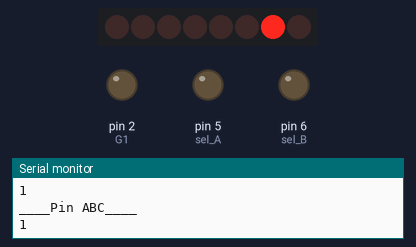
This sketch was run on a simulated Arduino Uno, built with avr-gcc and run on an emulated ATmega328P. Shown: 8 shift-register outputs drawn as a row of LEDs (first output left, lit = HIGH), output pins drawn as LEDs (lit = HIGH), the last lines printed to the serial monitor. Wiring (inferred from the names in the program): line decoder: data pin 3, pin 4, pin 7. Wiring (inferred from the signals the program sends): row of LEDs: on Q0, Q1, Q2, Q3, Q4, Q5, Q6, Q7. Pins used as bus, display or sensor lines are not drawn.

Above: at 1.0 s.
At 3.0 s:
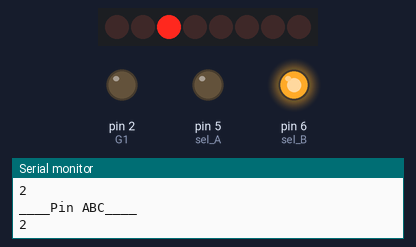
At 5.0 s:
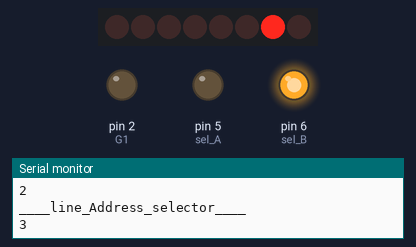
At 9.0 s:
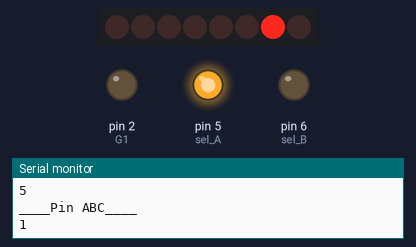
At 13.0 s:
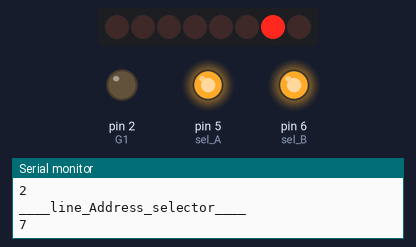
At 17.0 s:
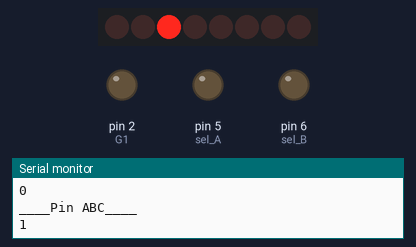
Timing chart, 0 to 20.7 s (numbered marks = the images above):
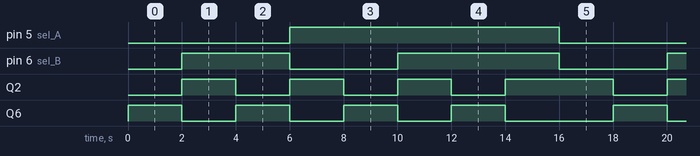

Measured:
- by itself, pin 5 (sel_A): alternates HIGH for 10.0 s and LOW for 8.0 s
- by itself, pin 6 (sel_B): LOW → HIGH at 2.0 s, → LOW 4.0 s later, → HIGH 4.0 s later, → LOW 6.0 s later, … (9 changes in this stretch)
- by itself, Q2: goes 3 × (HIGH 2.0 s, LOW 2.0 s), HIGH 4.0 s, 3 × (LOW 2.0 s, HIGH 2.0 s), LOW 2.0 s, HIGH 4.0 s, LOW 2.0 s, then HIGH
- by itself, Q6: repeats every 18.0 s: 3 × (LOW 2.0 s, HIGH 2.0 s), LOW 4.0 s, HIGH 2.0 s

The sketch:

_74LS138_Line_Driver_Test.ino
```cpp
//**************************************************************//
//  Name    : Line Select Example 1                            //
//  Author  : Pier Shaw                                       //
//  Date    : 1 FEB, 2014                                     //
//  Version : 1.0                                             //
//  Notes   : Code for using a TTL, 74LS138 3 of 8 Decoder/Demultiplexer //
//****************************************************************


//this is good to select a memory andress or something else

int G1 = 2;
int G2A = 3;
int G2B = 4;
int sel_A = 5;
int sel_B = 6;
int sel_C = 7;
int line_Address_selector = 0;
int what_ABC_Pin_Number = 0;
int bitArray[10][3];


void setup() {

   //this works for me
   digitalWrite(G1, LOW);
   digitalWrite(G2A, LOW);
   digitalWrite(G2B, HIGH);


  //define pin modes
  pinMode(G1, OUTPUT);
  pinMode(G2A, OUTPUT);
  pinMode(G2B, OUTPUT);
  pinMode(sel_A, OUTPUT);
  pinMode(sel_B, OUTPUT);
  pinMode(sel_C, OUTPUT);

  //Active Low Selects
  //all possible Bits

  //Y0
  bitArray[0][0] = 0;
  bitArray[0][1] = 0;
  bitArray[0][2] = 0;
  //Y1
  bitArray[1][0] = 0;
  bitArray[1][1] = 0;
  bitArray[1][2] = 1;
  //Y2
  bitArray[2][0] = 0;
  bitArray[2][1] = 1;
  bitArray[2][2] = 0;
  //Y3
  bitArray[3][0] = 0;
  bitArray[3][1] = 1;
  bitArray[3][2] = 1;
  //Y4
  bitArray[4][0] = 1;
  bitArray[4][1] = 0;
  bitArray[4][2] = 0;
  //Y5
  bitArray[5][0] = 1;
  bitArray[5][1] = 0;
  bitArray[5][2] = 1;
  //Y6
  bitArray[6][0] = 1;
  bitArray[6][1] = 1;
  bitArray[6][2] = 0;
  //Y7
  bitArray[7][0] = 1;
  bitArray[7][1] = 1;
  bitArray[7][2] = 1;


}

void loop() {
Serial.begin(9600);
pickLine();
}


void pickLine(){

     if(line_Address_selector >= 7){
       line_Address_selector = -1;
     }else{
       line_Address_selector += 1;
       Serial.println("____line_Address_selector____");
       Serial.println(line_Address_selector);
     }


     if(what_ABC_Pin_Number >= 2){
       what_ABC_Pin_Number = -1;
     }else{
       what_ABC_Pin_Number += 1;
       Serial.println("____Pin ABC____");
       Serial.println(what_ABC_Pin_Number);
     }


       digitalWrite(sel_A,  bitArray[line_Address_selector][0]);
       digitalWrite(sel_B,  bitArray[line_Address_selector][1]);
       digitalWrite(sel_C,  bitArray[line_Address_selector][2]);

 delay(2000);

}
```
